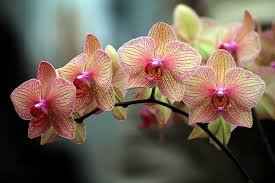
#> input picture proyek-indonesia-emas/dataset/anggrek/014e006ccb.jpg, 275 x 183 px; its folder holds only this picture in this run
$ jupyter execute --allow-errors Percobaan1.ipynb   (older library calls are emulated)
#> lines starting #> are read from the running program, lines starting #| are printed output that depends on the picture
[cell 1]
import os
import cv2 as cv
import matplotlib.pyplot as plt
import numpy as np
import pandas as pd
from sklearn.model_selection import train_test_split
from sklearn.metrics import accuracy_score, classification_report
from skimage.feature import graycomatrix, graycoprops
from scipy.stats import entropy
from sklearn.ensemble import RandomForestClassifier
from sklearn.svm import SVC
from sklearn.neighbors import KNeighborsClassifier
from sklearn.metrics import accuracy_score, precision_score, recall_score, f1_score, confusion_matrix, classification_report
from sklearn.metrics import (confusion_matrix, ConfusionMatrixDisplay)
import seaborn as sns

### Import Library

Pada tahap ini, kita mengimpor semua library yang dibutuhkan untuk menjalankan proyek pengolahan citra dan klasifikasi. Berikut penjelasan dari masing-masing library
os: Untuk interaksi dengan sistem file (misalnya membaca direktori).

cv2 (OpenCV): Digunakan untuk membaca, memproses, dan manipulasi gambar.

matplotlib.pyplot: Untuk menampilkan visualisasi gambar dan grafik.

numpy: Digunakan untuk operasi numerik dan manipulasi array.

pandas: Untuk memproses dan menganalisis data dalam bentuk tabel.

sklearn.model_selection: Untuk melakukan pembagian data dan validasi model.

sklearn.metrics: Untuk mengukur performa model (akurasi, precision, recall, dll).

skimage.feature: Untuk ekstraksi fitur dari gambar seperti GLCM (gray-level co-occurrence matrix).

scipy.stats: Untuk fungsi statistik seperti entropi.

sklearn.ensemble, svm, dan neighbors: Kumpulan algoritma klasifikasi seperti Random Forest, SVM, dan KNN.

seaborn: Untuk visualisasi data yang lebih interaktif dan menarik.

## Data Loading

[cell 2]
data = []
labels = []
file_name = []

IMG_SIZE = (128, 128)

for sub_folder in os.listdir("dataset"):
    sub_folder_files = os.listdir(os.path.join("dataset", sub_folder))
    for i, filename in enumerate(sub_folder_files):
        img_path = os.path.join("dataset", sub_folder, filename)
        img = cv.imread(img_path)
#> img is the input picture: shape (183, 275, 3); mean B, G, R 85.8, 98.9, 115

        if img is None:
            continue

        data.append(img)
        labels.append(sub_folder)
        file_name.append(f"{sub_folder}_{i+1}.jpg")

print(f"Total data: {len(data)}")
#| Total data: 2
print(f"Kelas: {sorted(set(labels))}")

[cell 3]
TARGET_SIZE = (128, 128)

def resize_grayscale(image, target_size=TARGET_SIZE):
#> called with target_size = (128, 128)
    resized = cv.resize(image, target_size)
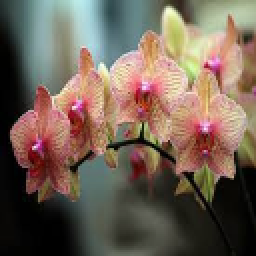
#> resized: shape (128, 128, 3) (shown 2 times larger); mean B, G, R 85.6, 98.7, 114.9

    if len(resized.shape) == 3:
        gray = cv.cvtColor(resized, cv.COLOR_BGR2GRAY)
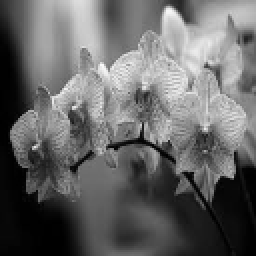
#> gray: shape (128, 128) (shown 2 times larger); min 0, max 250, mean 102.1
    else:
        gray = resized

    return gray.astype(np.uint8)

def prepro(image):
    # Resize + Grayscale
    img = resize_grayscale(image)
#> call 2 of resize_grayscale, with target_size = (128, 128)
#> in resize_grayscale (call 2), `resized = cv.resize(image, target_size)`:
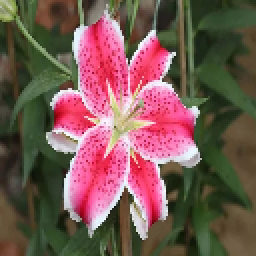
#> resized: shape (128, 128, 3) (shown 2 times larger); mean B, G, R 81.9, 87.8, 118.7
#> in resize_grayscale (call 2), `gray = cv.cvtColor(resized, cv.COLOR_BGR2GRAY)`:
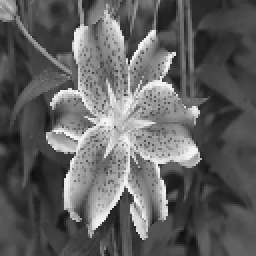
#> gray: shape (128, 128) (shown 2 times larger); min 15, max 252, mean 96.3
    return img

### Fungsi Resize Gambar

Fungsi resize_grayscale menerima gambar, mengubah ukurannya ke 128x128 piksel menggunakan OpenCV, lalu mengonversinya ke skala abu-abu jika gambar masih berwarna (memiliki 3 kanal), dan mengembalikan hasil sebagai array uint8. Fungsi prepro adalah wrapper sederhana yang memanggil resize_grayscale dengan ukuran target default, sehingga setiap gambar yang masuk akan diubah menjadi citra grayscale berukuran 128x128

Fungsi percobaan1 hanya memanggil prepro untuk mengubah ukuran dan grayscale setiap gambar, lalu semua gambar diproses sekaligus melalui list comprehension menjadi dataPreprocessed. Selanjutnya, untuk setiap label unik dalam dataset, kode mengambil indeks gambar yang memiliki label tersebut, lalu membuat grid subplot berukuran 7 baris x 10 kolom (total 70 slot) untuk menampilkan hingga 70 contoh gambar dari kelas tersebut. Gambar ditampilkan dalam skala abu-abu (cmap='gray'), sumbu koordinat dimatikan agar tampilan rapi, dan slot kosong (jika jumlah gambar kurang dari 70) juga dinonaktifkan sumbunya. Hasilnya adalah serangkaian plot terpisah per kelas yang memudahkan inspeksi visual data latih setelah pra-pemrosesan.

[cell 4]
def percobaan1(img):
    hasil = prepro(img)
    return hasil

dataPreprocessed = [percobaan1(img) for img in data]
#> dataPreprocessed = 2 items

unique_labels = sorted(set(labels))

for label in unique_labels:
    idxs = [j for j, l in enumerate(labels) if l == label]

    fig, axs = plt.subplots(7, 10, figsize=(15, 10))
    fig.suptitle(f'{label}', fontsize=16)

    for k in range(min(70, len(idxs))):

        row = k // 10
        col = k % 10

        ax = axs[row][col]

        ax.imshow(dataPreprocessed[idxs[k]], cmap='gray')
        ax.axis('off')

    for k in range(len(idxs), 70):
        row = k // 10
        col = k % 10
        axs[row][col].axis('off')

    plt.tight_layout()
    plt.subplots_adjust(top=0.9)
    plt.show()

### Feature Extraction

[cell 5]
def glcm(image, derajat):
    if derajat == 0:
        angles = [0]
    elif derajat == 45:
        angles = [np.pi / 4]
    elif derajat == 90:
        angles = [np.pi / 2]
    elif derajat == 135:
        angles = [3 * np.pi / 4]
    else:
        raise ValueError("Invalid angle. It should be one of the following: 0, 45, 90, 135.")

    glcm = graycomatrix(image, [1], angles, 256, symmetric=True, normed=True)
    return glcm

Kode di atas adalah fungsi `glcm(image, derajat)` yang digunakan untuk menghasilkan matriks GLCM (_Gray Level Co-occurrence Matrix_). Parameter `derajat` digunakan untuk menentukan arah perhitungan hubungan antar piksel: 0 derajat (horizontal), 45 derajat (diagonal kanan atas), 90 derajat (vertikal), atau 135 derajat (diagonal kiri atas). Jika `derajat` bernilai 0, maka sudut arah piksel diset menjadi 0 radian yang mewakili arah horizontal. Jika bernilai 45, maka arah piksel diatur menjadi π/4 radian yang menunjuk ke arah diagonal kanan atas. Untuk derajat 90, arah piksel diatur menjadi π/2 radian, sedangkan untuk 135 derajat, sudutnya menjadi 3π/4 radian. Apabila nilai derajat yang diberikan tidak termasuk ke dalam empat nilai yang valid, maka program akan menampilkan pesan _error_.
Setelah menentukan arah, fungsi akan memanggil `graycomatrix()` dari pustaka `skimage.feature`. Fungsi ini menghitung GLCM dari citra image dengan jarak antar piksel sebesar 1 piksel dan arah sesuai dengan `angles`. Parameter tambahan seperti 256 menunjukkan jumlah level keabuan dalam gambar (0 hingga 255),` symmetric=True` agar matriks simetris, dan `normed=True` agar hasilnya dinormalisasi.

### Ekstraksi Fitur: GLCM

Tahap ini menggunakan metode GLCM (Gray Level Co-occurrence Matrix) untuk mengambil fitur tekstur dari gambar.

#### Cara Kerja:
Fungsi menerima gambar grayscale dan sudut.

Sudut diubah ke radian agar bisa diproses oleh graycomatrix.

Hasilnya adalah matriks GLCM, yang digunakan untuk mengambil fitur seperti kontras, homogenitas, energi, dan lainnya.

[cell 6]
def correlation_feat(matriks):
    return graycoprops(matriks, 'correlation')[0, 0]

def dissimilarity(matriks):
    return graycoprops(matriks, 'dissimilarity')[0, 0]

def homogenity(matriks):
    return graycoprops(matriks, 'homogeneity')[0, 0]

def contrast(matriks):
    return graycoprops(matriks, 'contrast')[0, 0]

def ASM(matriks):
    return graycoprops(matriks, 'ASM')[0, 0]

def energy(matriks):
    return graycoprops(matriks, 'energy')[0, 0]

def entropyGlcm(matriks):
    return entropy(matriks.ravel())

##### Ekstraksi Fitur: Correlation

Tahap ini untuk mengambil nilai correlation dari matriks GLCM yang sudah dibuat sebelumnya.

Cara Kerja:
Fungsi menerima matriks GLCM hasil dari proses sebelumnya.

Menggunakan graycoprops untuk mengambil nilai correlation.

Nilai ini menunjukkan hubungan antar piksel di dalam gambar.

##### Ekstraksi Fitur: Dissimilarity

Tahap ini mengambil nilai dissimilarity dari matriks GLCM.

Cara Kerja:
Fungsi menerima matriks GLCM sebagai input.

Menggunakan graycoprops untuk mendapatkan nilai dissimilarity.

Nilai ini mengukur seberapa berbeda intensitas piksel yang berdekatan.

##### Ekstraksi Fitur: Homogeneity
Tahap ini mengambil nilai homogeneity dari matriks GLCM.

Cara Kerja:
Fungsi menerima matriks GLCM sebagai input.

Menggunakan graycoprops untuk mendapatkan nilai homogeneity.

Nilai ini mengukur seberapa mirip intensitas piksel yang berdekatan.

##### Fungsi Ekstraksi Fitur: Contrast

Fungsi ini menerima sebuah matriks GLCM sebagai input.
Lalu, fungsi memanggil graycoprops dengan parameter 'contrast' untuk menghitung nilai kontras dari tekstur gambar tersebut.

Nilai contrast menunjukkan seberapa besar variasi intensitas piksel di gambar.
Semakin tinggi nilainya, semakin besar perbedaan intensitas antar piksel di gambar.

##### Fungsi ASM (Angular Second Moment)
Fungsi ini menghitung nilai ASM dari matriks GLCM.

Cara Kerja:
Fungsi memanggil graycoprops dengan parameter 'ASM' untuk mendapatkan nilai Angular Second Moment.

Nilai ASM menunjukkan tingkat keteraturan atau homogenitas tekstur pada gambar.
Semakin tinggi nilainya, berarti tekstur gambar semakin seragam dan teratur.

##### Fungsi Energy
Fungsi ini menghitung nilai Energy dari matriks GLCM.

Cara Kerja:
Fungsi memanggil graycoprops dengan parameter 'energy' untuk mendapatkan nilai energy tekstur pada gambar.

Nilai Energy menunjukkan kekuatan atau intensitas tekstur.
Semakin tinggi nilainya, berarti tekstur gambar lebih kuat dan teratur.

##### Fungsi Entropy pada GLCM
Fungsi ini menghitung nilai Entropy dari matriks GLCM.

Nilai Entropy menunjukkan seberapa acak atau kompleks tekstur pada gambar.
Semakin tinggi nilai Entropy, semakin kompleks teksturnya.
Fitur ini membantu membedakan jenis tekstur dalam analisis citra.

[cell 7]
Derajat0 = []
Derajat45 = []
Derajat90 = []
Derajat135 = []

for i in range(len(dataPreprocessed)):
    D0   = glcm(dataPreprocessed[i], 0)
    D45  = glcm(dataPreprocessed[i], 45)
    D90  = glcm(dataPreprocessed[i], 90)
    D135 = glcm(dataPreprocessed[i], 135)
    Derajat0.append(D0)
    Derajat45.append(D45)
    Derajat90.append(D90)
    Derajat135.append(D135)
#> this loop made 2 passes
#> after the loop, Derajat0 = 2 items; Derajat135 = 2 items; Derajat45 = 2 items; Derajat90 = 2 items

Kontras0, Kontras45, Kontras90, Kontras135         = [], [], [], []
dissimilarity0, dissimilarity45, dissimilarity90, dissimilarity135 = [], [], [], []
homogenity0, homogenity45, homogenity90, homogenity135 = [], [], [], []
entropy0, entropy45, entropy90, entropy135         = [], [], [], []
ASM0, ASM45, ASM90, ASM135                         = [], [], [], []
energy0, energy45, energy90, energy135             = [], [], [], []
correlation0, correlation45, correlation90, correlation135 = [], [], [], []

for i in range(len(dataPreprocessed)):
    Kontras0.append(contrast(Derajat0[i]))
    Kontras45.append(contrast(Derajat45[i]))
    Kontras90.append(contrast(Derajat90[i]))
    Kontras135.append(contrast(Derajat135[i]))

    dissimilarity0.append(dissimilarity(Derajat0[i]))
    dissimilarity45.append(dissimilarity(Derajat45[i]))
    dissimilarity90.append(dissimilarity(Derajat90[i]))
    dissimilarity135.append(dissimilarity(Derajat135[i]))

    homogenity0.append(homogenity(Derajat0[i]))
    homogenity45.append(homogenity(Derajat45[i]))
    homogenity90.append(homogenity(Derajat90[i]))
    homogenity135.append(homogenity(Derajat135[i]))

    entropy0.append(entropyGlcm(Derajat0[i]))
    entropy45.append(entropyGlcm(Derajat45[i]))
    entropy90.append(entropyGlcm(Derajat90[i]))
    entropy135.append(entropyGlcm(Derajat135[i]))

    ASM0.append(ASM(Derajat0[i]))
    ASM45.append(ASM(Derajat45[i]))
    ASM90.append(ASM(Derajat90[i]))
    ASM135.append(ASM(Derajat135[i]))

    energy0.append(energy(Derajat0[i]))
    energy45.append(energy(Derajat45[i]))
    energy90.append(energy(Derajat90[i]))
    energy135.append(energy(Derajat135[i]))

    correlation0.append(correlation_feat(Derajat0[i]))
    correlation45.append(correlation_feat(Derajat45[i]))
    correlation90.append(correlation_feat(Derajat90[i]))
    correlation135.append(correlation_feat(Derajat135[i]))
#> this loop made 2 passes
#> after the loop, ASM0 = [0.00082, 0.000361]; ASM135 = [0.000678, 0.000292]; ASM45 = [0.000745, 0.000306]; ASM90 = [0.00125, 0.000509]; Kontras0 = [329.3, 815.4]; Kontras135 = [442.4, 920.2]; Kontras45 = [421, 963.9]; Kontras90 = [251.9, 493.1]; correlation0 = [0.961, 0.86]; correlation135 = [0.947, 0.843]; correlation45 = [0.95, 0.835]; correlation90 = [0.97, 0.915]; dissimilarity0 = [10.5, 14.61]; dissimilarity135 = [12.4, 16.3]; dissimilarity45 = [11.73, 16.28]; dissimilarity90 = [8.54, 10.37]; energy0 = [0.0286, 0.019]; energy135 = [0.026, 0.0171]; energy45 = [0.0273, 0.0175]; energy90 = [0.0354, 0.0226]; entropy0 = [8.69, 8.69]; entropy135 = [8.82, 8.81]; entropy45 = [8.75, 8.79]; entropy90 = [8.42, 8.39]; homogenity0 = [0.208, 0.181]; homogenity135 = [0.178, 0.147]; homogenity45 = [0.192, 0.151]; homogenity90 = [0.288, 0.236]

print(f"Ekstraksi fitur selesai untuk {len(dataPreprocessed)} citra.")
#| Ekstraksi fitur selesai untuk 2 citra.

##### Ekstraksi Fitur GLCM pada Beberapa Sudut
Kode ini menghitung matriks GLCM dari setiap gambar hasil median filter (dataPreprocessed) pada 4 sudut berbeda: 0°, 45°, 90°, dan 135°.

Cara Kerja:

Untuk setiap gambar, fungsi glcm dipanggil dengan sudut 0, 45, 90, dan 135 derajat.

Hasil matriks GLCM untuk masing-masing sudut disimpan ke dalam list terpisah (Derajat0, Derajat45, Derajat90, dan Derajat135).

Kenapa Dilakukan?
Mengambil GLCM dari beberapa sudut bertujuan agar fitur tekstur yang diambil lebih lengkap dan akurat, karena tekstur bisa berbeda tergantung arah pengamatan.

##### Inisialisasi List untuk Menyimpan Fitur GLCM
Kode ini membuat beberapa list kosong untuk menyimpan nilai fitur tekstur dari matriks GLCM pada setiap sudut (0°, 45°, 90°, 135°).

List yang dibuat meliputi:

Kontras (contrast)

Dissimilarity

Homogenitas (homogeneity)

Entropy

ASM (Angular Second Moment)

Energi (energy)

Korelasi (correlation)

Setiap list disiapkan untuk keempat sudut, sehingga hasil ekstraksi fitur nantinya dapat dipisahkan berdasarkan arah sudut GLCM.

##### Fitur tekstur GLCM

(Gray-Level Co-occurrence Matrix) dari setiap gambar yang telah diproses sebelumnya, dengan menghitung 7 fitur statistik (kontras, dissimilarity, homogenitas, entropi, ASM, energi, dan korelasi) untuk 4 orientasi sudut yang berbeda yaitu 0°, 45°, 90°, dan 135°. Untuk setiap gambar ke-i dalam dataPreprocessed, kode mengambil matriks GLCM dari empat versi derajat sudut gambar tersebut (Derajat0[i] hingga Derajat135[i]), lalu menghitung nilai fitur menggunakan fungsi-fungsi seperti contrast(), dissimilarity(), homogenity(), entropyGlcm(), ASM(), energy(), dan correlation_feat(). Hasil perhitungan untuk setiap sudut disimpan ke dalam list terpisah (misalnya Kontras0, Kontras45, dst.) sehingga nantinya tersedia 28 vektor fitur (7 fitur × 4 sudut) untuk setiap gambar. Setelah seluruh gambar diproses, kode mencetak pesan konfirmasi bahwa ekstraksi fitur telah selesai untuk semua citra.

### Write the extraction's results to CSV

##### Menyimpan dan Menyiapkan Data Fitur
Kode ini membuat tabel data fitur hasil ekstraksi, menyimpannya dalam file CSV, lalu memuat kembali data untuk analisis.

Langkah-langkah:

Membuat dictionary dataTable yang berisi nama file, kelas, dan semua fitur tekstur dari berbagai sudut.

Mengubah dictionary menjadi DataFrame pandas.

Menyimpan DataFrame ke file CSV bernama hasil_ekstraksi_pros2.csv.

Membaca kembali data dari file CSV.

[cell 8]
dataTable = {
    'Filename': file_name, 'Label': labels,
    'Contrast0': Kontras0, 'Contrast45': Kontras45, 'Contrast90': Kontras90, 'Contrast135': Kontras135,
    'Homogeneity0': homogenity0, 'Homogeneity45': homogenity45, 'Homogeneity90': homogenity90, 'Homogeneity135': homogenity135,
    'Dissimilarity0': dissimilarity0, 'Dissimilarity45': dissimilarity45, 'Dissimilarity90': dissimilarity90, 'Dissimilarity135': dissimilarity135,
    'Entropy0': entropy0, 'Entropy45': entropy45, 'Entropy90': entropy90, 'Entropy135': entropy135,
    'ASM0': ASM0, 'ASM45': ASM45, 'ASM90': ASM90, 'ASM135': ASM135,
    'Energy0': energy0, 'Energy45': energy45, 'Energy90': energy90, 'Energy135': energy135,
    'Correlation0': correlation0, 'Correlation45': correlation45, 'Correlation90': correlation90, 'Correlation135': correlation135,
}
df = pd.DataFrame(dataTable)
#> df = table of 2 rows and 30 columns
df.to_csv('hasil_ekstraksi_pros1.csv', index=False)

hasilEkstrak = pd.read_csv('hasil_ekstraksi_pros1.csv')
#> (reads proyek-indonesia-emas/hasil_ekstraksi_pros1.csv from the repository)
hasilEkstrak

### Features Selection

### Fitur berbasis korelasi (Correlation-based Feature Selection)

Untuk mengurangi redundansi antar fitur. Pertama, dari `hasilEkstrak` yang berisi 28 fitur tekstur, kode menghitung matriks korelasi dengan mengabaikan kolom 'Label' dan 'Filename'. Kemudian dengan ambang batas `threshold = 0.95`, kode melakukan iterasi pada matriks korelasi dan menandai kolom mana yang memiliki korelasi absolut ≥ 0.95 dengan kolom lain; jika ditemukan, kolom yang kedua (indeks `j`) akan dihapus dengan menandainya `False` sehingga hanya satu dari pasangan fitur yang sangat berkorelasi tinggi yang dipertahankan. Setelah seleksi, kode membentuk dataset baru `x_new` yang hanya berisi fitur-fitur terpilih, sementara `y` tetap berisi label kelas. Kode kemudian mencetak jumlah fitur sebelum (28) dan sesudah seleksi beserta daftar fitur yang terpilih, serta menampilkan heatmap korelasi dari fitur-fitur terpilih tersebut menggunakan `sns.heatmap` untuk memverifikasi bahwa fitur yang tersisa sudah tidak memiliki korelasi yang sangat tinggi satu sama lain.

[cell 9]
corr_matrix = hasilEkstrak.drop(columns=['Label','Filename']).corr()

threshold = 0.95
columns = np.full((corr_matrix.shape[0],), True, dtype=bool)
for i in range(corr_matrix.shape[0]):
    for j in range(i+1, corr_matrix.shape[0]):
        if abs(corr_matrix.iloc[i,j]) >= threshold:
            if columns[j]:
                columns[j] = False

select = hasilEkstrak.drop(columns=['Label','Filename']).columns[columns]
x_new = hasilEkstrak[select]
y = hasilEkstrak['Label']

print(f"Fitur sebelum seleksi : 28")
print(f"Fitur setelah seleksi : {len(select)}")
print(f"Fitur terpilih        : {list(select)}")

plt.figure(figsize=(17,17))
sns.heatmap(x_new.corr(), annot=True, cmap='Reds', fmt=".2f")
plt.title('Heatmap Korelasi Fitur - Percobaan 1', fontsize=14)
plt.show()
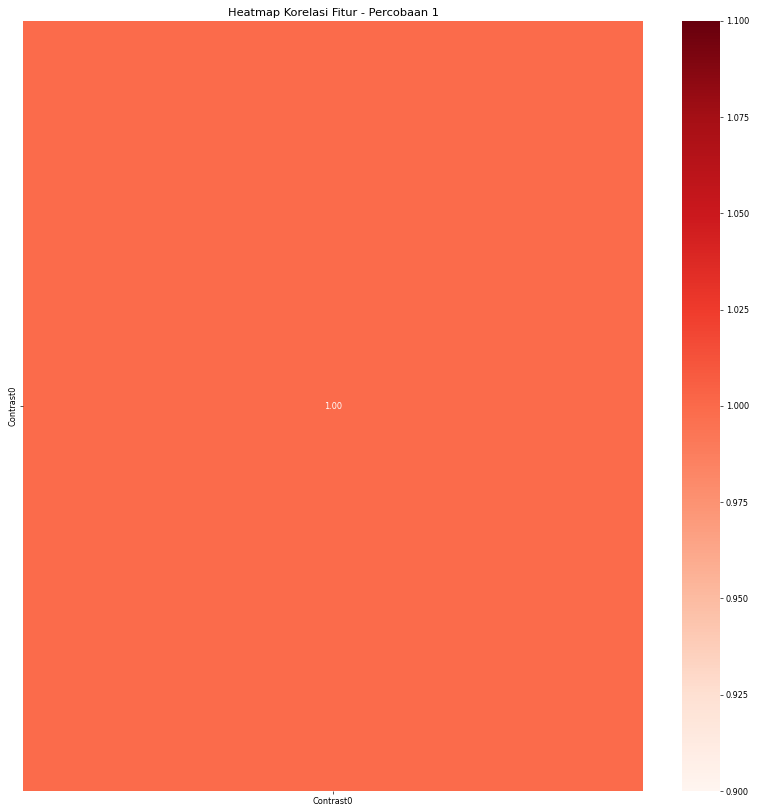
#> figure drawn by matplotlib, 2 panels
